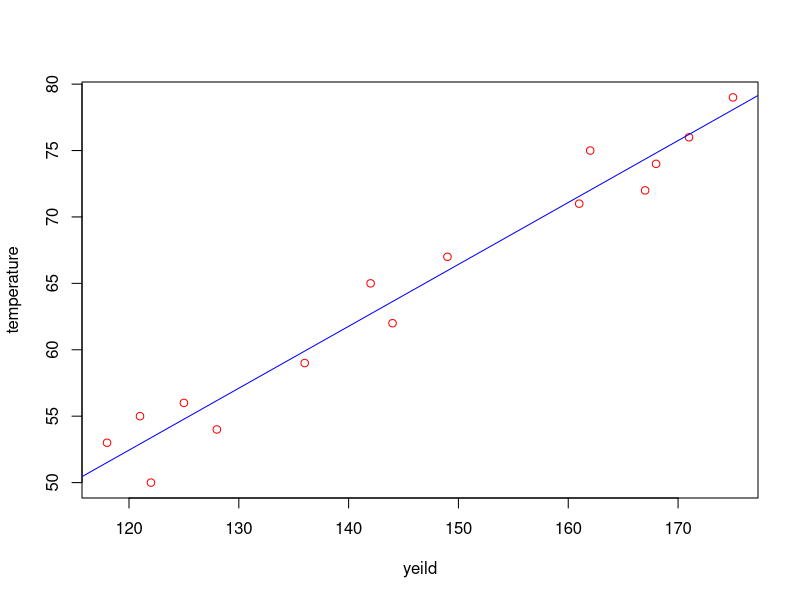
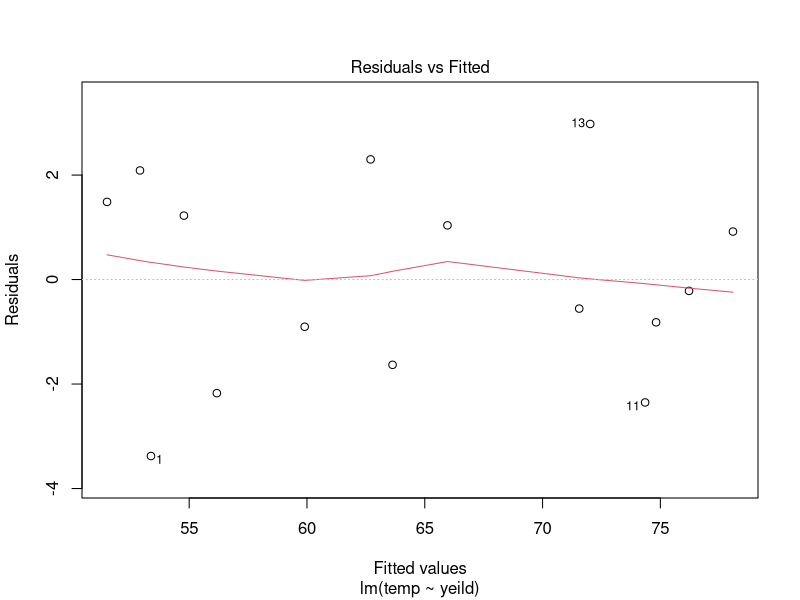

Write R code to recreate these figures, in order.
temp<-c(50,53,54,55,56,59,62,65,67,71,72,74,75,76,79)
yeild<-c(122,118,128,121,125,136,144,142,149,161,167,168,162,171,175)
d<-data.frame(temp,yeild)
d
d.lm=lm(temp~yeild,data=d)
summary(d.lm)
names(d.lm)#components of linear regression
d.lm$coefficients
fitted(d.lm)
residuals(d.lm)
plot(d$yeild,d$temp,col="red",xlab="yeild",ylab="temperature")
coef(d.lm)
abline(coef(d.lm),lty=1,col="blue")
plot(d.lm,which=1)
